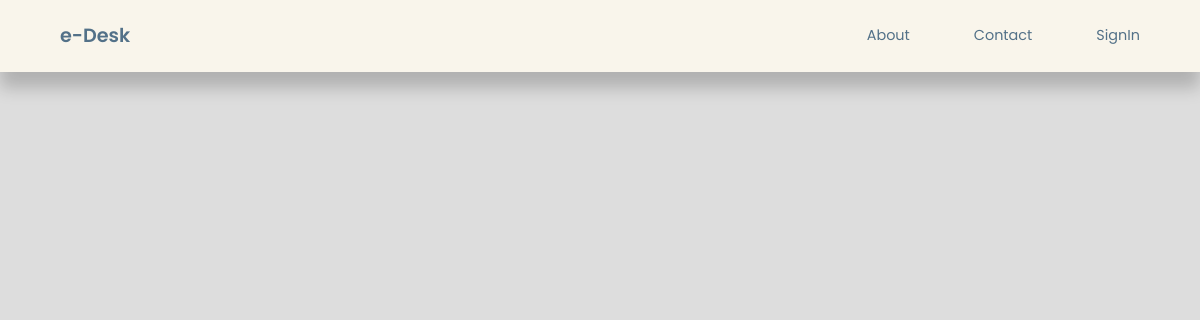
Before: /user/user-index.php with the older database file.
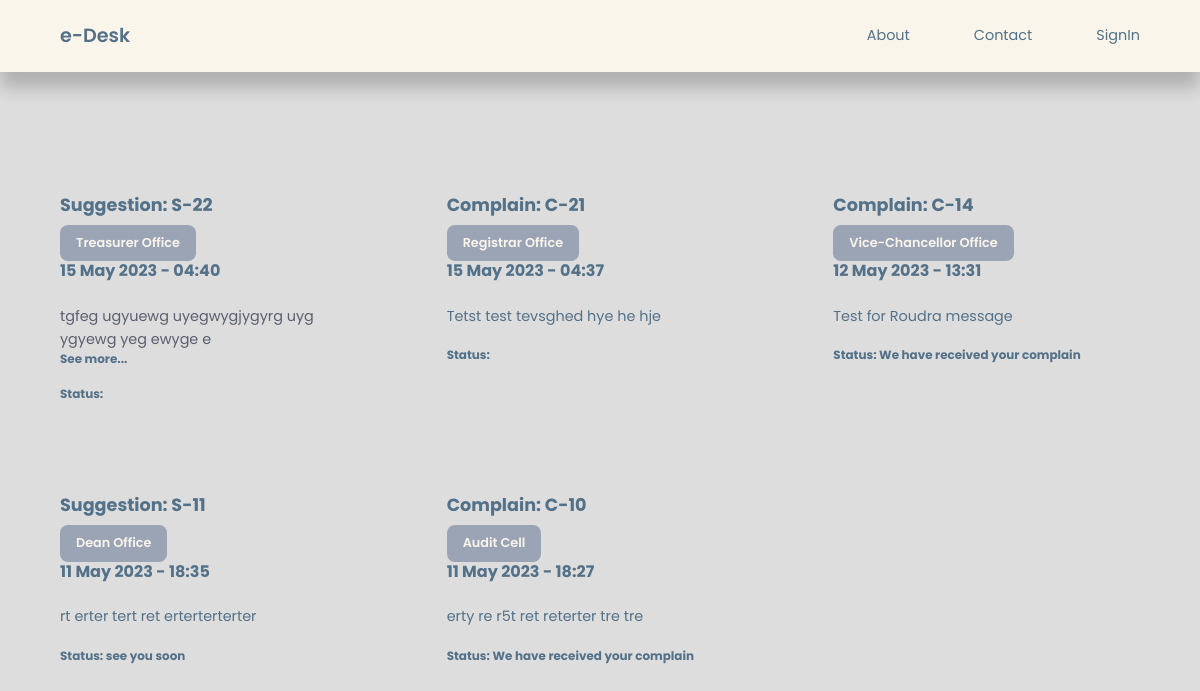
After: the same page with the newer database file.
### tables this page shows
CREATE TABLE `post` (
  `id` int(20) NOT NULL,
  `title` varchar(255) NOT NULL,
  `body` mediumtext NOT NULL,
  `picture` varchar(255) NOT NULL,
  `office_id` int(20) NOT NULL,
  `author_id` int(20) NOT NULL,
  `user_id` int(20) NOT NULL,
  `type` varchar(255) NOT NULL,
  `post_type` varchar(255) NOT NULL,
  `date_time` timestamp NOT NULL DEFAULT current_timestamp(),
  `status` varchar(255) NOT NULL,
  `comment` varchar(255) NOT NULL
);

CREATE TABLE `adminaddoffice` (
  `id` int(20) NOT NULL,
  `title` varchar(255) NOT NULL,
  `description` varchar(255) NOT NULL
);

### user/user-index.php (the view, shortened to what this page needs)
<?php
include 'partials/header.php';
$query = "SELECT * FROM post WHERE status='ok' AND user_id != '0' ORDER BY date_time DESC LIMIT 9";
$posts = mysqli_query($connection, $query);
?>
<section class="posts <?= $featured ? '' : 'section__extra-margin' ?>">
    <div class="container posts__container">
        <?php while ($post = mysqli_fetch_assoc($posts)) : ?>
            <article class="post">
                <div class="post__info">
                    <?php
                    $category_id = $post['office_id'];
                    $category_query = "SELECT * FROM adminaddoffice WHERE id=$category_id";
                    $category_result = mysqli_query($connection, $category_query);
                    $category = mysqli_fetch_assoc($category_result);
                    ?>
                    <h3><?= $post['type'] ?><?= $post['id'] ?></h3>
                    <a href="<?= ROOT_URL ?>user/category-posts.php?id=<?= $post['office_id'] ?>" class="category__button"><?= $category['title'] ?></a>
                    <h4 class="post__title">
                        <?= date("d M Y - H:i", strtotime($post['date_time'])) ?>
                    </h4>
                    <p class="post__body">
                        <?php $len = strlen($post['body']); ?>
                        <?php if ($len < 50) : ?>
                            <a href="<?= ROOT_URL ?>user/details-post.php?id=<?= $post['id'] ?>"><?= $post['body'] ?></a>
                        <?php else : ?>
                            <?= substr($post['body'], 0, 50) ?>
                    <h5><a href="<?= ROOT_URL ?>user/details-post.php?id=<?= $post['id'] ?>">See more...</a></h5>
                <?php endif ?>
                </p>
                <div class="post__author">
                    <div class="post__author-info">
                        <h5>Status: <?= $post['comment'] ?></h5>
                    </div>
                </div>
                </div>
            </article>
        <?php endwhile ?>
    </div>
</section>

Changed rows visible on the page:
added post: type "Suggestion: S-", id "22", adminaddoffice.title "Treasurer Office", date_time "15 May 2023 - 04:40", body "tgfeg ugyuewg uyegwygjygyrg uyg ygyewg yeg ewyge e"
added post: type "Complain: C-", id "21", adminaddoffice.title "Registrar Office", date_time "15 May 2023 - 04:37", body "Tetst test tevsghed hye he hje"
now on this page (row edited): post: type "Complain: C-", id "14", adminaddoffice.title "Vice-Chancellor Office", date_time "12 May 2023 - 13:31", body "Test for Roudra message", comment "We have received your complain"
now on this page (row edited): post: type "Suggestion: S-", id "11", adminaddoffice.title "Dean Office", date_time "11 May 2023 - 18:35", body "rt erter tert ret erterterterter", comment "see you soon"
now on this page (row edited): post: type "Complain: C-", id "10", adminaddoffice.title "Audit Cell", date_time "11 May 2023 - 18:27", body "erty re r5t ret reterter tre tre", comment "We have received your complain"
